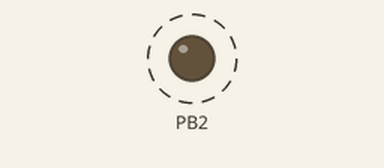
The program below on a simulated ATtiny85, built with avr-gcc and emulated at 1 MHz. Parts: output pins drawn as LEDs (lit = HIGH). Dashed ring = blinking.

Above: at 0.5 s.
Timing chart, 0 to 4.7 s (numbered marks = the images above):
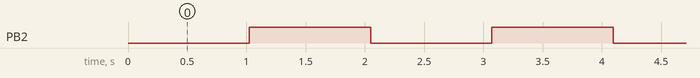

Measured:
- by itself, PB2: alternates HIGH for 1.0 s and LOW for 1.0 s

The program:

main.c
```c
#include <avr/interrupt.h>
#include <avr/io.h>
#include <avr/power.h>
#include <avr/wdt.h>

int main() {
	cli(); // disable interrupts
	// WDT disable
	MCUSR &= ~(1 << WDRF);
	WDTCR |= ((1 << WDCE) | (1 << WDE)); // change enable
	WDTCR = 0x00;

	clock_prescale_set(clock_div_1);

	// WDT enable
	WDTCR |= ((1 << WDCE) | (1 << WDE));             // change enable
	WDTCR = (1 << WDIE) | (1 << WDP1) | (1 << WDP2); // int enabled & 1s timeout

	DDRB = 0x00;
	DDRB |= (1 << PB2); // PB2 as outputs

	sei(); // enable interrupts
	while ( 1 ) {
	}
	return 0;
}

ISR(WDT_vect) { PORTB ^= (1 << PB2); }
```
